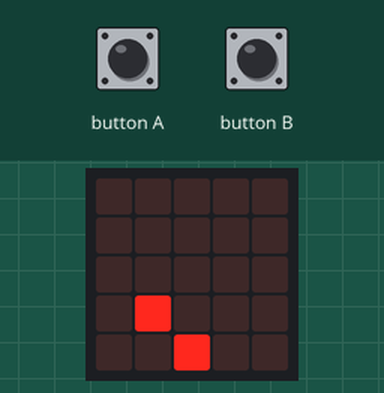
A program run on a simulated BBC micro:bit (MakeCode). Shown: the board's 5×5 LED display. The inputs (shaded band) are chosen by the test bench. Random numbers come from a fixed seed; the short countdown, score and lost-life animations are approximate.

Above: at 1.2 s.
1.3 s: button A pressed for 0.15 s
At 1.65 s:
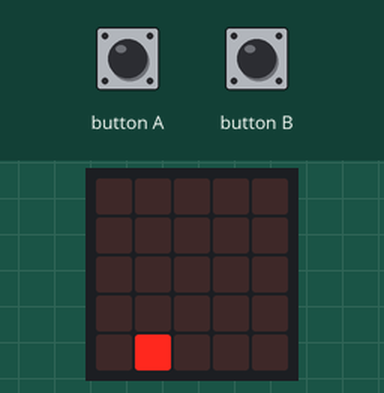
2.0 s: button B pressed for 0.15 s
At 2.32 s:
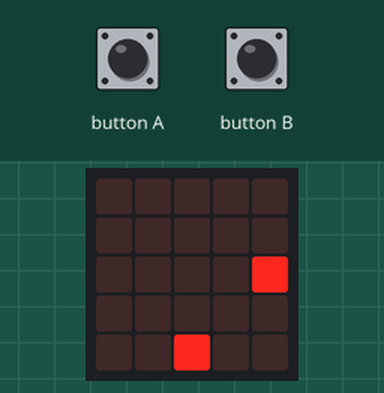
2.7 s: button A pressed for 0.15 s
At 3.25 s:
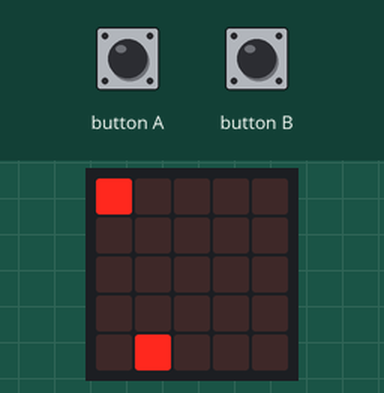
3.4 s: button B pressed for 0.15 s
At 3.84 s:
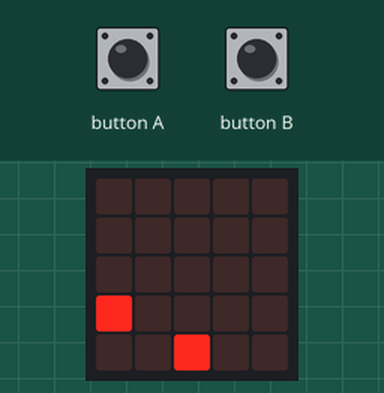
4.1 s: button A pressed for 0.15 s
At 4.56 s:
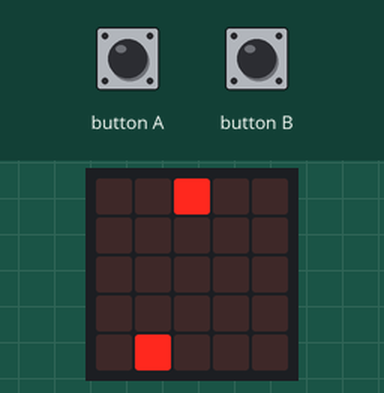
4.8 s: button B pressed for 0.15 s
At 5.59 s:
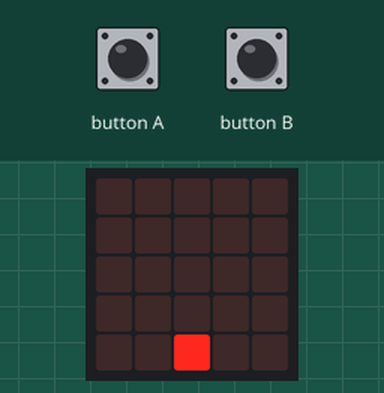
Timing chart, 0 to 7.8 s (numbered marks = the images above; inputs shaded):
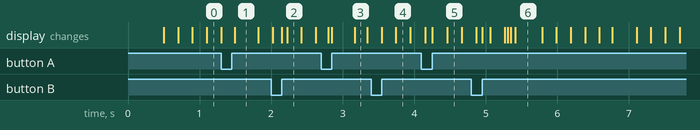

The program:

main.ts
```typescript
input.onButtonPressed(Button.A, function () {
    player.change(LedSpriteProperty.X, -1)
})
input.onButtonPressed(Button.B, function () {
    player.change(LedSpriteProperty.X, 1)
})
let Rock: game.LedSprite = null
let player: game.LedSprite = null
player = game.createSprite(2, 4)
let Life = 3
game.setLife(3)
basic.forever(function () {
    basic.pause(500)
    Rock = game.createSprite(randint(0, 4), 0)
    for (let index = 0; index < 4; index++) {
        basic.pause(200)
        Rock.change(LedSpriteProperty.Y, 1)
    }
    if (player.isTouching(Rock)) {
        game.removeLife(1)
        Life += -1
    }
    if (Life == 0) {
        game.gameOver()
    }
    game.addScore(1)
    Rock.delete()
})
```

test.ts
```typescript
// tests go here; this will not be compiled when this package is used as an extension.
```
